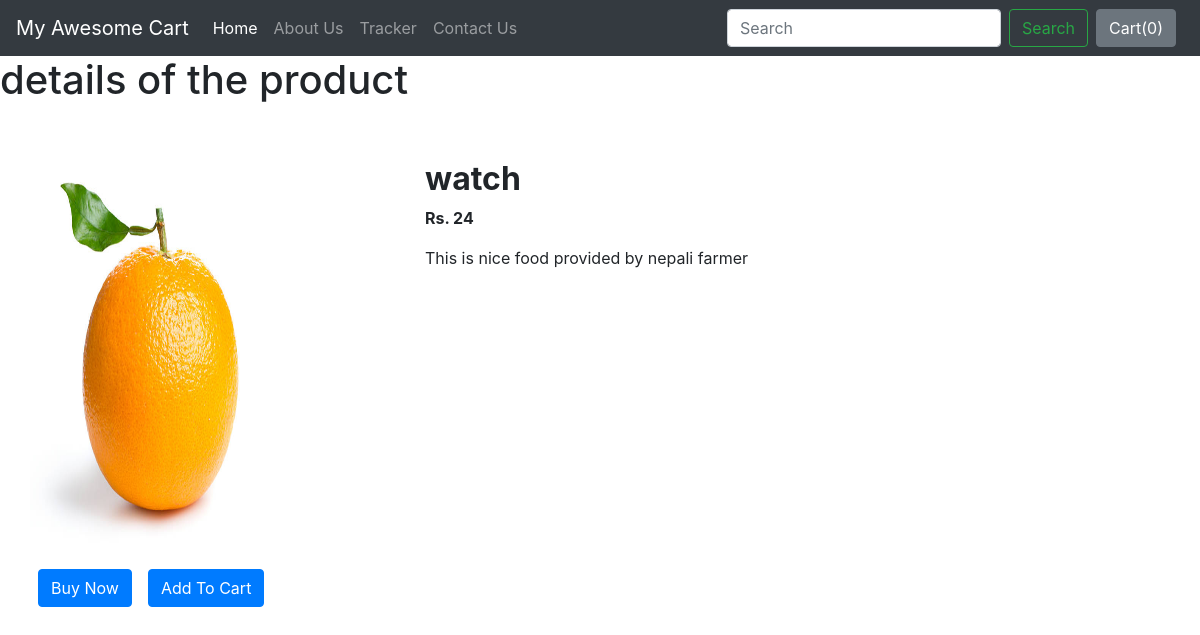
Page /shop/productview/3 on the committed database.
### shop/models.py (models this page shows)
class Product(models.Model):
    Product_id =models.AutoField( primary_key=True)
    product_name =models.CharField(max_length=20)
    category = models.CharField(max_length=50, default="")
    sub_category = models.CharField(max_length=20, default="")
    price = models.IntegerField(default=0)
    image = models.ImageField(upload_to="shop/image",  default="")
    desc = models.CharField(max_length=200)
    pub_date = models.DateField()
    def __str__(self):
        return self.product_name

### shop/views.py (the view)
# urls.py: path("productview/<int:id>",quickview,name="quickview"),
def quickview(request, id):
    prods = Product.objects.get(Product_id=id)
    print(prods)
    param = {"prods":prods}
    return render(request,'shop/detail.html',param)

### shop/templates/shop/detail.html (shortened to what this page needs)
{% extends 'shop/base.html' %}
{% block body %}
        <h1>details of the product</h1><br><div class="container my-4">
            <div class="row">
            <div class="col-md-4">
            <div class="row">
               <img src="/media/{{prods.image}}" width="233px" height="385px">
            </div>
                </div>
                <div class="col-md-8">
                    <h2><b>{{prods.product_name}}</b></h2>
                    <p><b> Rs. {{prods.price}}</b></p>
                    <p>{{prods.desc}}</p>
                </div>
                </div>
 <br>
        <div class="row">
            <button class="btn btn-primary mx-2"> Buy Now</button>
            <button id="pr{{i.id}}" class="btn btn-primary cart mx-2"> Add To Cart</button>
        </div>
    </div>
{% endblock %}

### rows in the picture
Product: image (picture), product_name "watch", price "24", desc "This is nice food provided by nepali farmer"
